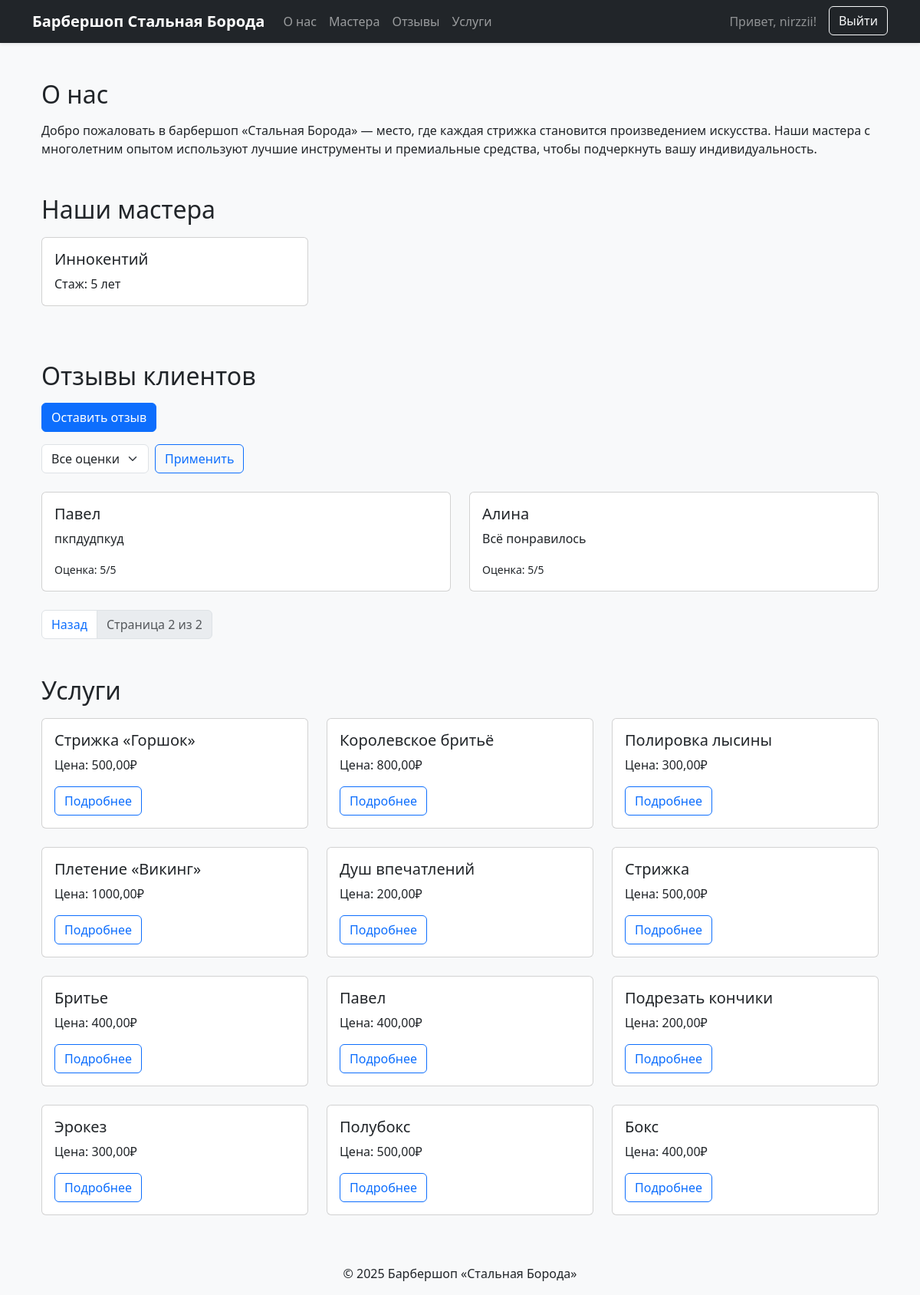
The app's page /?page=2 (signed in) with its own data.
### core/models.py (models this page shows, shortened)
class Master(models.Model):
    name = models.CharField(max_length=150, verbose_name="Имя")
    photo = models.ImageField(upload_to="masters/", blank=True, verbose_name="Фотография")
    phone = models.CharField(max_length=20, verbose_name="Телефон")
    address = models.CharField(max_length=255, verbose_name="Адрес")
    experience = models.PositiveIntegerField(verbose_name="Стаж работы (лет)")
    services = models.ManyToManyField(Service, related_name="masters", verbose_name="Услуги")
    is_active = models.BooleanField(default=True, verbose_name="Активен")
    class Meta:
        verbose_name = "Мастер"
        verbose_name_plural = "Мастера"

class Review(models.Model):
    text = models.TextField(verbose_name="Текст отзыва")
    client_name = models.CharField(max_length=100, blank=True, verbose_name="Имя клиента")
    master = models.ForeignKey(Master, on_delete=models.CASCADE, verbose_name="Мастер")
    photo = models.ImageField(upload_to="reviews/", blank=True, null=True, verbose_name="Фотография")
    created_at = models.DateTimeField(auto_now_add=True, verbose_name="Дата создания")
    rating = models.PositiveSmallIntegerField(
        validators=[MinValueValidator(1), MaxValueValidator(5)], verbose_name="Оценка"
    )
    is_published = models.BooleanField(default=True, verbose_name="Опубликован")
    class Meta:
        verbose_name = "Отзыв"
        verbose_name_plural = "Отзывы"

class Service(models.Model):
    name = models.CharField(max_length=200, verbose_name="Название", db_index=True)
    description = models.TextField(blank=True, verbose_name="Описание")
    price = models.DecimalField(max_digits=10, decimal_places=2, verbose_name="Цена", db_index=True)
    duration = models.PositiveIntegerField(verbose_name="Длительность (минут)")
    is_popular = models.BooleanField(default=False, verbose_name="Популярная услуга")
    image = models.ImageField(upload_to="services/", blank=True, verbose_name="Изображение")
    class Meta:
        verbose_name = "Услуга"
        verbose_name_plural = "Услуги"
        indexes = [
            models.Index(fields=["name", "price"]),  # составной индекс
        ]

### barbershop/views.py (the view)
# urls.py: path('', LandingPageView.as_view(), name='landing'),
class LandingPageView(LoginRequiredMixin, TemplateView):
    login_url = reverse_lazy('login')
    template_name = "core/landing.html"
    def get_context_data(self, **kw):
        ctx = super().get_context_data(**kw)
        masters = Master.objects.filter(is_active=True)
        services = Service.objects.all()
        rating = self.request.GET.get("rating")
        qs = Review.objects.filter(is_published=True).order_by("-created_at")
        if rating:
            qs = qs.filter(rating=rating)
        paginator = Paginator(qs, 3)
        ctx.update({
            "masters": masters,
            "services": services,
            "page_obj": paginator.get_page(self.request.GET.get("page")),
        })
        return ctx

### barbershop/templates/core/landing.html (shortened to what this page needs)
{% extends "base.html" %}
{% block content %}
  <section id="about" class="container mt-4">
    <h2 class="mb-3">О нас</h2>
    <p>
      Добро пожаловать в барбершоп «Стальная Борода» — место, где каждая стрижка
      становится произведением искусства. Наши мастера с многолетним опытом
      используют лучшие инструменты и премиальные средства, чтобы подчеркнуть
      вашу индивидуальность.
    </p>
  </section>
  <section id="masters" class="container mt-5">
    <h2 class="mb-3">Наши мастера</h2>
    <div class="row">
      {% for master in masters %}
        <div class="col-md-4 mb-4">
          <div class="card h-100">
            <div class="card-body">
              <h5 class="card-title">{{ master.name }}</h5>
              <p class="card-text">Стаж: {{ master.experience }} лет</p>
            </div>
          </div>
        </div>
      {% endfor %}
    </div>
  </section>
  <section id="reviews" class="container mt-5">
    <h2 class="mb-3">Отзывы клиентов</h2>
    <div class="mb-3">
      <a href="{% url 'create_review' %}" class="btn btn-primary">Оставить отзыв</a>
    </div>
    <form method="get" class="mb-4 row g-2 align-items-center">
      <div class="col-auto">
        <select name="rating" class="form-select">
          <option value="">Все оценки</option>
        </select>
      </div>
      <div class="col-auto">
        <button type="submit" class="btn btn-outline-primary">Применить</button>
      </div>
    </form>
    <div class="row">
      {% for review in page_obj %}
        <div class="col-md-6 mb-4">
          <div class="card">
            <div class="card-body">
              <h5 class="card-title">{{ review.client_name }}</h5>
              <p class="card-text">{{ review.text }}</p>
              <p class="card-text"><small>Оценка: {{ review.rating }}/5</small></p>
            </div>
          </div>
        </div>
      {% empty %}
        <p class="text-muted">Нет отзывов с таким рейтингом.</p>
      {% endfor %}
    </div>
    <nav aria-label="Навигация по отзывам">
      <ul class="pagination">
        {% if page_obj.has_previous %}
          <li class="page-item">
            <a
              class="page-link"
              href="?page={{ page_obj.previous_page_number }}{% if request.GET.rating %}&rating={{ request.GET.rating }}{% endif %}"
            >
              Назад
            </a>
          </li>
        {% endif %}
        <li class="page-item disabled">
          <span class="page-link">
            Страница {{ page_obj.number }} из {{ page_obj.paginator.num_pages }}
          </span>
        </li>
      </ul>
    </nav>
  </section>
  <section id="services" class="container mt-5">
    <h2 class="mb-3">Услуги</h2>
    <div class="row">
      {% for service in services %}
        <div class="col-md-4 mb-4">
          <div class="card h-100">
            <div class="card-body">
              <h5 class="card-title">{{ service.name }}</h5>
              <p class="card-text">Цена: {{ service.price }}₽</p>
              <button
                class="btn btn-outline-primary"
                data-bs-toggle="modal"
                data-bs-target="#serviceModal{{ service.id }}"
              >
                Подробнее
              </button>
            </div>
          </div>
        </div>
      {% endfor %}
    </div>
  </section>
{% endblock %}

### barbershop/templates/includes/menu.html (shortened to what this page needs)
<nav class="navbar navbar-expand-lg navbar-dark bg-dark shadow-sm">
    <div class="container">
        <a class="navbar-brand fw-bold" href="{% url 'landing' %}">Барбершоп Стальная Борода</a>
        <div class="collapse navbar-collapse" id="navbarNav">
            <ul class="navbar-nav me-auto mb-2 mb-lg-0">
                <li class="nav-item">
                    <a class="nav-link" href="{% url 'landing' %}#about">О нас</a>
                </li>
                <li class="nav-item">
                    <a class="nav-link" href="{% url 'landing' %}#masters">Мастера</a>
                </li>
                <li class="nav-item">
                    <a class="nav-link" href="{% url 'landing' %}#reviews">Отзывы</a>
                </li>
                <li class="nav-item">
                    <a class="nav-link" href="{% url 'landing' %}#services">Услуги</a>
                </li>
            </ul>
            <ul class="navbar-nav ms-auto mb-2 mb-lg-0">
                {% if user.is_authenticated %}
                    <li class="nav-item d-flex align-items-center me-3">
                        <span class="navbar-text text-white-50">Привет, {{ user.username }}!</span>
                    </li>
                    <li class="nav-item">
                        <form method="post" action="{% url 'logout' %}" class="d-inline">
                            <button type="submit" class="btn btn-outline-light">Выйти</button>
                        </form>
                    </li>
                {% endif %}
            </ul>
        </div>
    </div>
</nav>

### barbershop/templates/base.html (style rules this page uses)
body { background-color: #f8f9fa; }
html { scroll-behavior: smooth; }

### records on screen
Master: name "Иннокентий", experience "5"
Review: client_name "Павел", text "пкпдудпкуд", rating "5"
Review: client_name "Алина", text "Всё понравилось", rating "5"
Service: name "Стрижка «Горшок»", price "500,00"
Service: name "Королевское бритьё", price "800,00"
Service: name "Полировка лысины", price "300,00"
Service: name "Плетение «Викинг»", price "1000,00"
Service: name "Душ впечатлений", price "200,00"
Service: name "Стрижка", price "500,00"
Service: name "Бритье", price "400,00"
Service: name "Павел", price "400,00"
Service: name "Подрезать кончики", price "200,00"
Service: name "Эрокез", price "300,00"
Service: name "Полубокс", price "500,00"
Service: name "Бокс", price "400,00"

### other values on screen
{{ user.username }} "nirzzii"
{{ page_obj.number }} "2"
{{ page_obj.paginator.num_pages }} "2"
